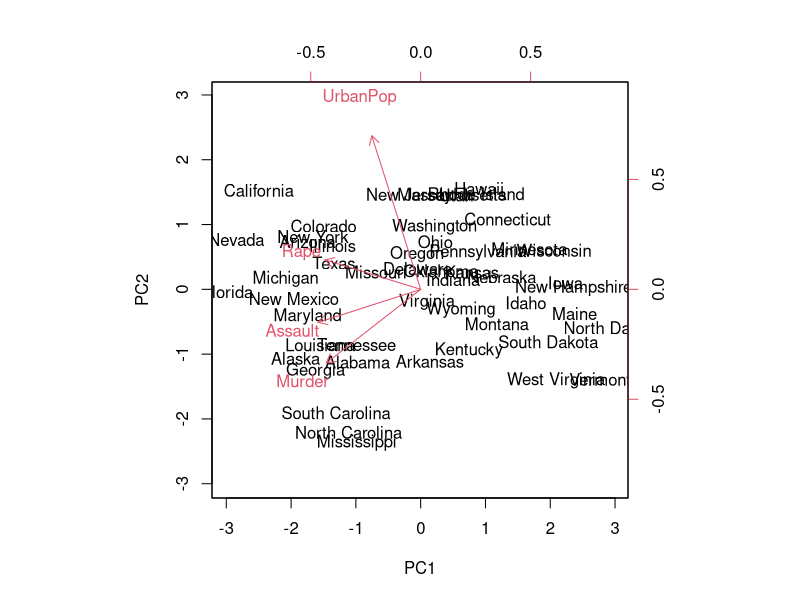
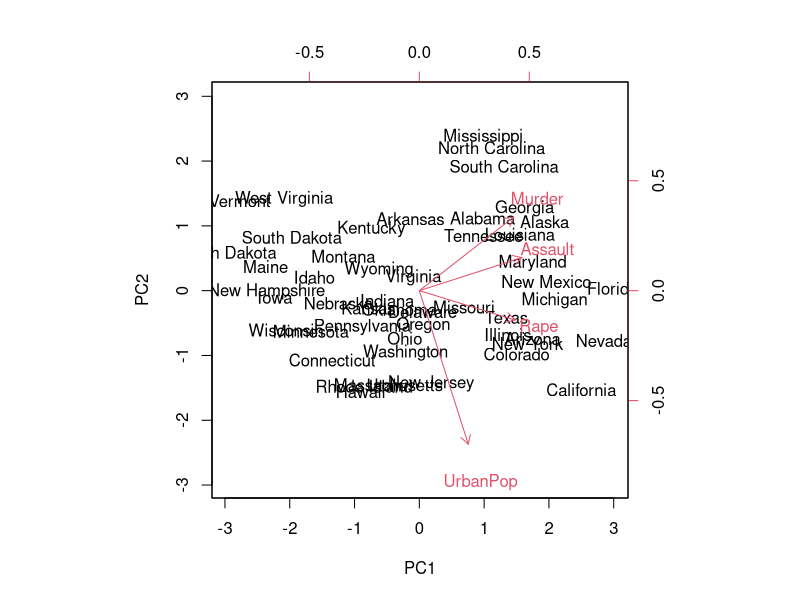
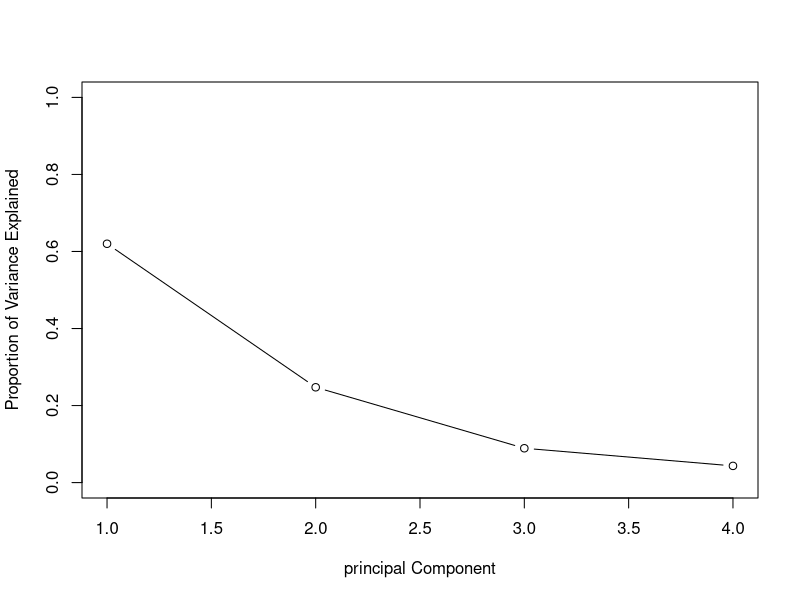
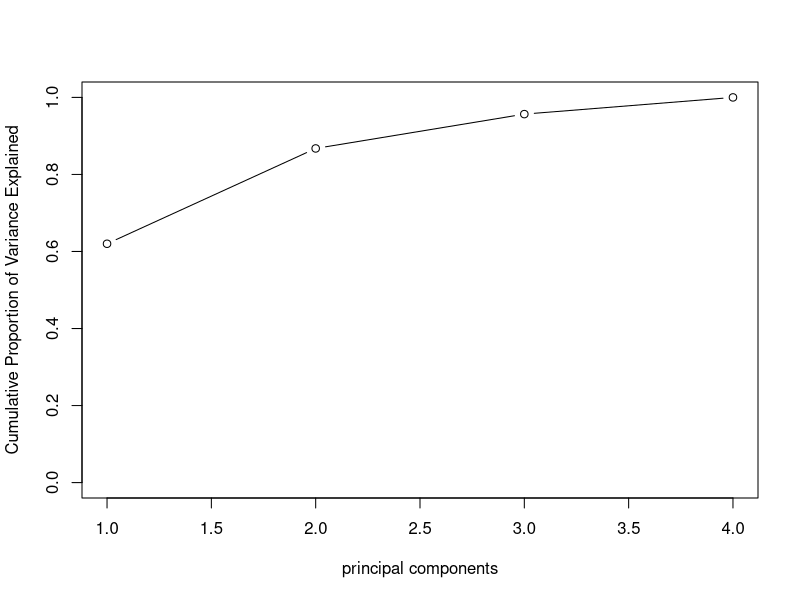

Write R code to recreate these figures, in order.
## ---- chunk 1
states = row.names(USArrests)

states

##Column Names
names(USArrests)

##Examine Data
##apply function helps to apply mean function to column (2) or row (1)
apply(USArrests,2,mean)

##apply variance
apply(USArrests,2,var)
## ---- chunk 2
##prcomp by default centers the variables to have mean zero
##scale = TRUE standardizes variable i.e. standard deviation = 1

pr.out=prcomp(USArrests,scale=TRUE)

names(pr.out)

pr.out$center

pr.out$scale

pr.out$scale^2
## ---- chunk 3
##The following is a matrix
##It give PC Loadings (directions)
##Matrix-multiplying X matrix by pr.out$rotation gives coordinates of the data in the rotated coordinate
##produces minimum of (n-1,p) PCAs

pr.out$rotation

##dimension of x from prcomp function
dim(pr.out$x)

biplot(pr.out,scale=0)

##sign of PCAs can be changed
pr.out$rotation = -pr.out$rotation

pr.out$x=-pr.out$x

biplot(pr.out,scale=0)
## ---- chunk 4
##prcomp function also outputs standard deviation of each principal component
pr.out$sdev

pr.var=pr.out$sdev^2

pr.var

##variance in each PC
pve=pr.var/sum(pr.var)

pve
## ---- chunk 5
##Scree Plot
plot(pve,xlab="principal Component", ylab="Proportion of Variance Explained", ylim=c(0,1),type='b')

## Cumulative proportions
plot(cumsum(pve),xlab="principal components", ylab="Cumulative Proportion of Variance Explained", ylim=c(0,1),type='b')

##cumsum is a function to calculate cumulative sum
a=c(1,2,3,4)
cumsum(a)
